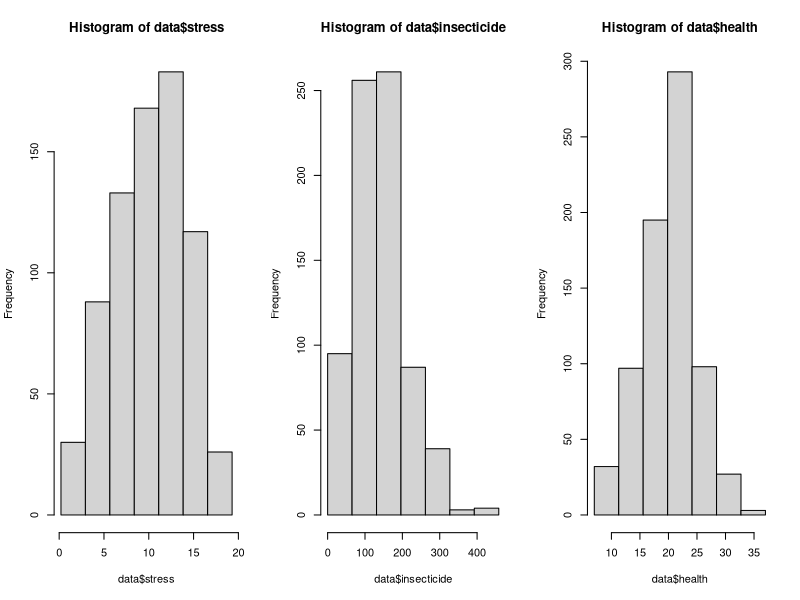
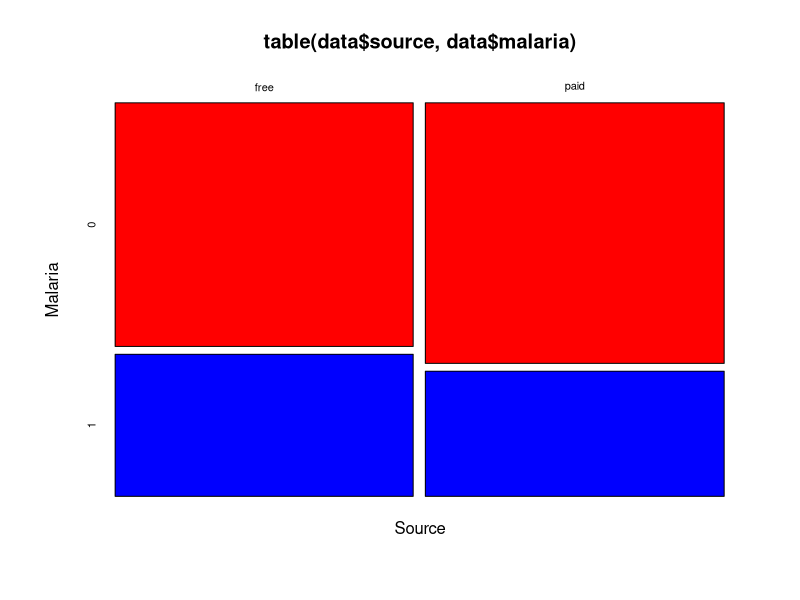
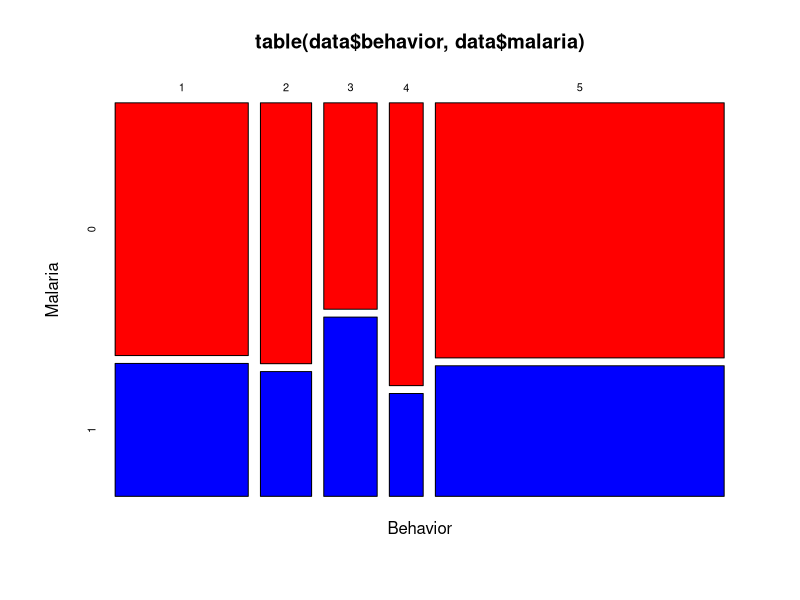
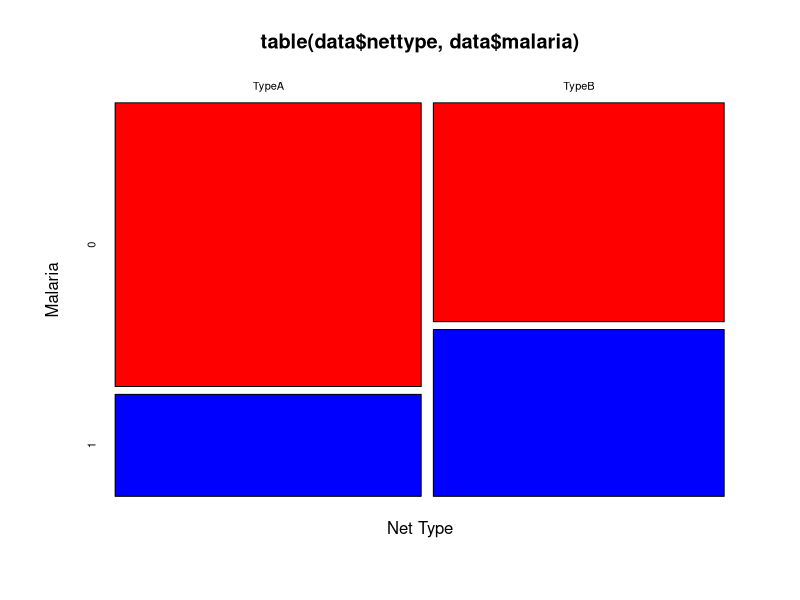
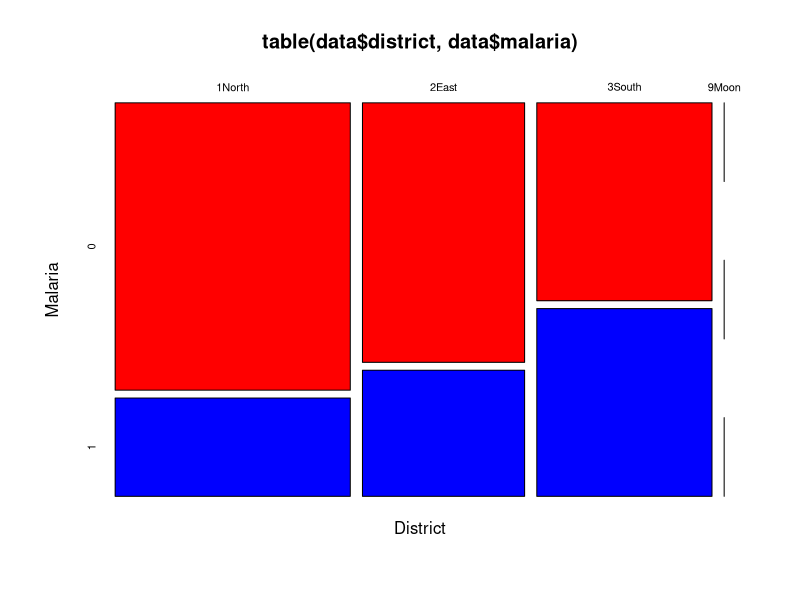
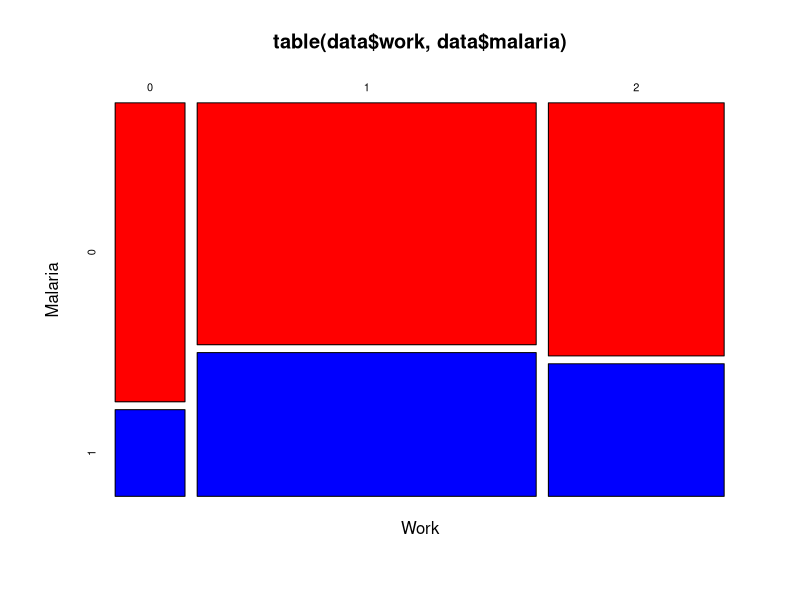

Write the R code that produced these figures, in order.
# import data
fdata = read.csv("malaria.csv")
head(fdata)

# remove Nid column
data = fdata[,-1]
head(data)

# check for null values
sum(is.na(data))

# change categorical variables using factor
data$source = factor(data$source)
data$behavior = factor(data$behavior)
data$nettype = factor(data$nettype)
data$district = factor(data$district)
data$work = factor(data$work)

# characteristics of subjects
table(data$source)
table(data$behavior)
table(data$nettype)
table(data$district)
table(data$work)
summary(data$insecticide)

# remove outlier
data = data[(data$insecticide != 128765),]
data = data[(data$district != "9Moon"),]
data = data[(data$stress>0),]

# histograms
par(mfrow = c(1, 3))
hist(data$stress,
     breaks = seq(min(data$stress), max(data$stress), length.out = 8))
hist(data$insecticide,
     breaks = seq(min(data$insecticide), max(data$insecticide), length.out = 8))
hist(data$health,
     breaks = seq(min(data$health), max(data$health), length.out = 8))
par(mfrow = c(1, 1))

# plot of contingency table
mosaicplot(table(data$source, data$malaria),
           color = c("Red", "Blue"),
           xlab="Source",
           ylab="Malaria")

mosaicplot(table(data$behavior, data$malaria),
           color = c("Red", "Blue"),
           xlab="Behavior",
           ylab="Malaria")

mosaicplot(table(data$nettype, data$malaria),
           color = c("Red", "Blue"),
           xlab="Net Type",
           ylab="Malaria")

mosaicplot(table(data$district, data$malaria),
           color = c("Red", "Blue"),
           xlab="District",
           ylab="Malaria")

mosaicplot(table(data$work, data$malaria),
           color = c("Red", "Blue"),
           xlab="Work",
           ylab="Malaria")
